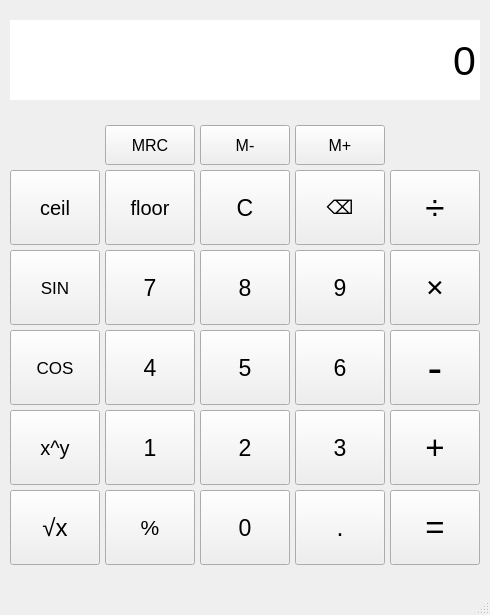
<?xml version="1.0" encoding="UTF-8"?>
<ui version="4.0">
 <class>MainWindow</class>
 <widget class="QMainWindow" name="MainWindow">
  <property name="geometry">
   <rect>
    <x>0</x>
    <y>0</y>
    <width>490</width>
    <height>615</height>
   </rect>
  </property>
  <property name="minimumSize">
   <size>
    <width>490</width>
    <height>615</height>
   </size>
  </property>
  <property name="maximumSize">
   <size>
    <width>490</width>
    <height>615</height>
   </size>
  </property>
  <property name="windowTitle">
   <string>Калькулятор</string>
  </property>
  <widget class="QWidget" name="centralwidget">
   <widget class="QLineEdit" name="input_line">
    <property name="geometry">
     <rect>
      <x>10</x>
      <y>20</y>
      <width>470</width>
      <height>80</height>
     </rect>
    </property>
    <property name="font">
     <font>
      <pointsize>31</pointsize>
     </font>
    </property>
    <property name="styleSheet">
     <string notr="true">QLineEdit {
	border: none;
}</string>
    </property>
    <property name="text">
     <string>0</string>
    </property>
    <property name="alignment">
     <set>Qt::AlignmentFlag::AlignRight|Qt::AlignmentFlag::AlignTrailing|Qt::AlignmentFlag::AlignVCenter</set>
    </property>
    <property name="readOnly">
     <bool>true</bool>
    </property>
   </widget>
   <widget class="QGroupBox" name="buttons_group">
    <property name="geometry">
     <rect>
      <x>10</x>
      <y>100</y>
      <width>470</width>
      <height>470</height>
     </rect>
    </property>
    <property name="styleSheet">
     <string notr="true">QGroupBox {
	border: none;
}
QGroupBox::title {
    subcontrol-origin: margin;
    subcontrol-position: top left; 
    color: transparent;
}</string>
    </property>
    <property name="title">
     <string/>
    </property>
    <property name="flat">
     <bool>true</bool>
    </property>
    <widget class="QPushButton" name="mp_button">
     <property name="geometry">
      <rect>
       <x>285</x>
       <y>25</y>
       <width>90</width>
       <height>40</height>
      </rect>
     </property>
     <property name="font">
      <font>
       <pointsize>12</pointsize>
      </font>
     </property>
     <property name="text">
      <string>M+</string>
     </property>
    </widget>
    <widget class="QPushButton" name="plus_button">
     <property name="geometry">
      <rect>
       <x>380</x>
       <y>310</y>
       <width>90</width>
       <height>75</height>
      </rect>
     </property>
     <property name="font">
      <font>
       <pointsize>25</pointsize>
      </font>
     </property>
     <property name="text">
      <string>+</string>
     </property>
    </widget>
    <widget class="QPushButton" name="nine_button">
     <property name="geometry">
      <rect>
       <x>285</x>
       <y>150</y>
       <width>90</width>
       <height>75</height>
      </rect>
     </property>
     <property name="font">
      <font>
       <pointsize>17</pointsize>
      </font>
     </property>
     <property name="text">
      <string>9</string>
     </property>
    </widget>
    <widget class="QPushButton" name="floor_button">
     <property name="geometry">
      <rect>
       <x>95</x>
       <y>70</y>
       <width>90</width>
       <height>75</height>
      </rect>
     </property>
     <property name="font">
      <font>
       <pointsize>15</pointsize>
      </font>
     </property>
     <property name="text">
      <string>floor</string>
     </property>
    </widget>
    <widget class="QPushButton" name="ceil_button">
     <property name="geometry">
      <rect>
       <x>0</x>
       <y>70</y>
       <width>90</width>
       <height>75</height>
      </rect>
     </property>
     <property name="font">
      <font>
       <pointsize>15</pointsize>
      </font>
     </property>
     <property name="text">
      <string>ceil</string>
     </property>
    </widget>
    <widget class="QPushButton" name="division_button">
     <property name="geometry">
      <rect>
       <x>380</x>
       <y>70</y>
       <width>90</width>
       <height>75</height>
      </rect>
     </property>
     <property name="font">
      <font>
       <pointsize>26</pointsize>
      </font>
     </property>
     <property name="text">
      <string>÷</string>
     </property>
    </widget>
    <widget class="QPushButton" name="one_button">
     <property name="geometry">
      <rect>
       <x>95</x>
       <y>310</y>
       <width>90</width>
       <height>75</height>
      </rect>
     </property>
     <property name="font">
      <font>
       <pointsize>17</pointsize>
      </font>
     </property>
     <property name="text">
      <string>1</string>
     </property>
    </widget>
    <widget class="QPushButton" name="five_button">
     <property name="geometry">
      <rect>
       <x>190</x>
       <y>230</y>
       <width>90</width>
       <height>75</height>
      </rect>
     </property>
     <property name="font">
      <font>
       <pointsize>17</pointsize>
      </font>
     </property>
     <property name="text">
      <string>5</string>
     </property>
    </widget>
    <widget class="QPushButton" name="mrc_button">
     <property name="geometry">
      <rect>
       <x>95</x>
       <y>25</y>
       <width>90</width>
       <height>40</height>
      </rect>
     </property>
     <property name="font">
      <font>
       <pointsize>12</pointsize>
      </font>
     </property>
     <property name="text">
      <string>MRC</string>
     </property>
    </widget>
    <widget class="QPushButton" name="equal_button">
     <property name="geometry">
      <rect>
       <x>380</x>
       <y>390</y>
       <width>90</width>
       <height>75</height>
      </rect>
     </property>
     <property name="font">
      <font>
       <pointsize>25</pointsize>
      </font>
     </property>
     <property name="text">
      <string>=</string>
     </property>
    </widget>
    <widget class="QPushButton" name="cos_button">
     <property name="geometry">
      <rect>
       <x>0</x>
       <y>230</y>
       <width>90</width>
       <height>75</height>
      </rect>
     </property>
     <property name="font">
      <font>
       <pointsize>13</pointsize>
      </font>
     </property>
     <property name="text">
      <string>COS</string>
     </property>
    </widget>
    <widget class="QPushButton" name="mod_button">
     <property name="geometry">
      <rect>
       <x>95</x>
       <y>390</y>
       <width>90</width>
       <height>75</height>
      </rect>
     </property>
     <property name="font">
      <font>
       <pointsize>16</pointsize>
      </font>
     </property>
     <property name="text">
      <string>%</string>
     </property>
    </widget>
    <widget class="QPushButton" name="seven_button">
     <property name="geometry">
      <rect>
       <x>95</x>
       <y>150</y>
       <width>90</width>
       <height>75</height>
      </rect>
     </property>
     <property name="font">
      <font>
       <pointsize>17</pointsize>
      </font>
     </property>
     <property name="text">
      <string>7</string>
     </property>
    </widget>
    <widget class="QPushButton" name="point_button">
     <property name="geometry">
      <rect>
       <x>285</x>
       <y>390</y>
       <width>90</width>
       <height>75</height>
      </rect>
     </property>
     <property name="font">
      <font>
       <pointsize>19</pointsize>
      </font>
     </property>
     <property name="text">
      <string>.</string>
     </property>
    </widget>
    <widget class="QPushButton" name="delete_button">
     <property name="geometry">
      <rect>
       <x>285</x>
       <y>70</y>
       <width>90</width>
       <height>75</height>
      </rect>
     </property>
     <property name="font">
      <font>
       <pointsize>14</pointsize>
      </font>
     </property>
     <property name="text">
      <string>⌫</string>
     </property>
    </widget>
    <widget class="QPushButton" name="power_button">
     <property name="geometry">
      <rect>
       <x>0</x>
       <y>310</y>
       <width>90</width>
       <height>75</height>
      </rect>
     </property>
     <property name="font">
      <font>
       <pointsize>15</pointsize>
      </font>
     </property>
     <property name="text">
      <string>x^y</string>
     </property>
    </widget>
    <widget class="QPushButton" name="multiplication_button">
     <property name="geometry">
      <rect>
       <x>380</x>
       <y>150</y>
       <width>90</width>
       <height>75</height>
      </rect>
     </property>
     <property name="font">
      <font>
       <pointsize>17</pointsize>
      </font>
     </property>
     <property name="text">
      <string>✕</string>
     </property>
    </widget>
    <widget class="QPushButton" name="sqrt_button">
     <property name="geometry">
      <rect>
       <x>0</x>
       <y>390</y>
       <width>90</width>
       <height>75</height>
      </rect>
     </property>
     <property name="font">
      <font>
       <pointsize>18</pointsize>
      </font>
     </property>
     <property name="text">
      <string>√x</string>
     </property>
    </widget>
    <widget class="QPushButton" name="zero_button">
     <property name="geometry">
      <rect>
       <x>190</x>
       <y>390</y>
       <width>90</width>
       <height>75</height>
      </rect>
     </property>
     <property name="font">
      <font>
       <pointsize>17</pointsize>
      </font>
     </property>
     <property name="text">
      <string>0</string>
     </property>
    </widget>
    <widget class="QPushButton" name="clear_button">
     <property name="geometry">
      <rect>
       <x>190</x>
       <y>70</y>
       <width>90</width>
       <height>75</height>
      </rect>
     </property>
     <property name="font">
      <font>
       <pointsize>17</pointsize>
      </font>
     </property>
     <property name="text">
      <string>C</string>
     </property>
    </widget>
    <widget class="QPushButton" name="mm_button">
     <property name="geometry">
      <rect>
       <x>190</x>
       <y>25</y>
       <width>90</width>
       <height>40</height>
      </rect>
     </property>
     <property name="font">
      <font>
       <pointsize>12</pointsize>
      </font>
     </property>
     <property name="text">
      <string>M-</string>
     </property>
    </widget>
    <widget class="QPushButton" name="minus_button">
     <property name="geometry">
      <rect>
       <x>380</x>
       <y>230</y>
       <width>90</width>
       <height>75</height>
      </rect>
     </property>
     <property name="font">
      <font>
       <pointsize>33</pointsize>
      </font>
     </property>
     <property name="text">
      <string>-</string>
     </property>
    </widget>
    <widget class="QPushButton" name="six_button">
     <property name="geometry">
      <rect>
       <x>285</x>
       <y>230</y>
       <width>90</width>
       <height>75</height>
      </rect>
     </property>
     <property name="font">
      <font>
       <pointsize>17</pointsize>
      </font>
     </property>
     <property name="text">
      <string>6</string>
     </property>
    </widget>
    <widget class="QPushButton" name="sin_button">
     <property name="geometry">
      <rect>
       <x>0</x>
       <y>150</y>
       <width>90</width>
       <height>75</height>
      </rect>
     </property>
     <property name="font">
      <font>
       <pointsize>13</pointsize>
      </font>
     </property>
     <property name="text">
      <string>SIN</string>
     </property>
    </widget>
    <widget class="QPushButton" name="four_button">
     <property name="geometry">
      <rect>
       <x>95</x>
       <y>230</y>
       <width>90</width>
       <height>75</height>
      </rect>
     </property>
     <property name="font">
      <font>
       <pointsize>17</pointsize>
      </font>
     </property>
     <property name="text">
      <string>4</string>
     </property>
    </widget>
    <widget class="QPushButton" name="three_button">
     <property name="geometry">
      <rect>
       <x>285</x>
       <y>310</y>
       <width>90</width>
       <height>75</height>
      </rect>
     </property>
     <property name="font">
      <font>
       <pointsize>17</pointsize>
      </font>
     </property>
     <property name="text">
      <string>3</string>
     </property>
    </widget>
    <widget class="QPushButton" name="eight_button">
     <property name="geometry">
      <rect>
       <x>190</x>
       <y>150</y>
       <width>90</width>
       <height>75</height>
      </rect>
     </property>
     <property name="font">
      <font>
       <pointsize>17</pointsize>
      </font>
     </property>
     <property name="text">
      <string>8</string>
     </property>
    </widget>
    <widget class="QPushButton" name="two_button">
     <property name="geometry">
      <rect>
       <x>190</x>
       <y>310</y>
       <width>90</width>
       <height>75</height>
      </rect>
     </property>
     <property name="font">
      <font>
       <pointsize>17</pointsize>
      </font>
     </property>
     <property name="text">
      <string>2</string>
     </property>
    </widget>
   </widget>
   <widget class="QLabel" name="label_operation">
    <property name="geometry">
     <rect>
      <x>20</x>
      <y>20</y>
      <width>451</width>
      <height>20</height>
     </rect>
    </property>
    <property name="styleSheet">
     <string notr="true">QLabel {
	color: white;
}</string>
    </property>
    <property name="text">
     <string/>
    </property>
    <property name="alignment">
     <set>Qt::AlignmentFlag::AlignRight|Qt::AlignmentFlag::AlignTrailing|Qt::AlignmentFlag::AlignVCenter</set>
    </property>
   </widget>
  </widget>
  <widget class="QMenuBar" name="menubar">
   <property name="geometry">
    <rect>
     <x>0</x>
     <y>0</y>
     <width>490</width>
     <height>25</height>
    </rect>
   </property>
  </widget>
  <widget class="QStatusBar" name="statusbar"/>
 </widget>
 <resources/>
 <connections/>
</ui>
